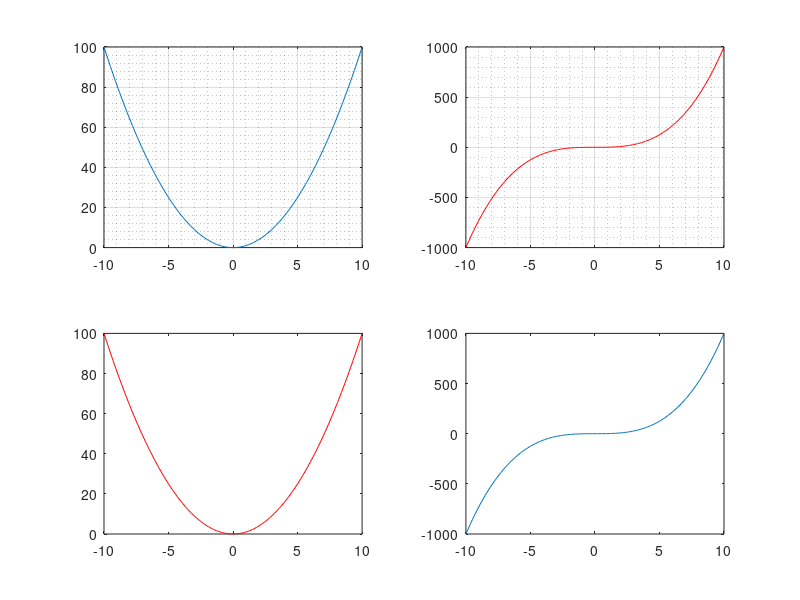

Write MATLAB code to recreate this figure.
n = 10;
t = -n:0.1:n;
y1 = t.^2;
y2 = t.^3;
subplot(2,2,1); %definieer eerst een subplot
plot(t,y1);     %teken daarna een normale plot
grid on         %voeg ook labels e.d. toe
grid minor
subplot(2,2,2); %dit is de tweede subplot
plot(t,y2,'r'); %subplot krijgt drie argumenten:
grid on         %1: aantal plots per rij (r)
grid minor      %2: aantal plots per kolom (k)
subplot(2,2,3); %3: het nummer van de subplot 
plot(t,y1,'r'); %   dat nummer zit tussen 1 en (r*k) 
subplot(2,2,4);
plot(t,y2);
